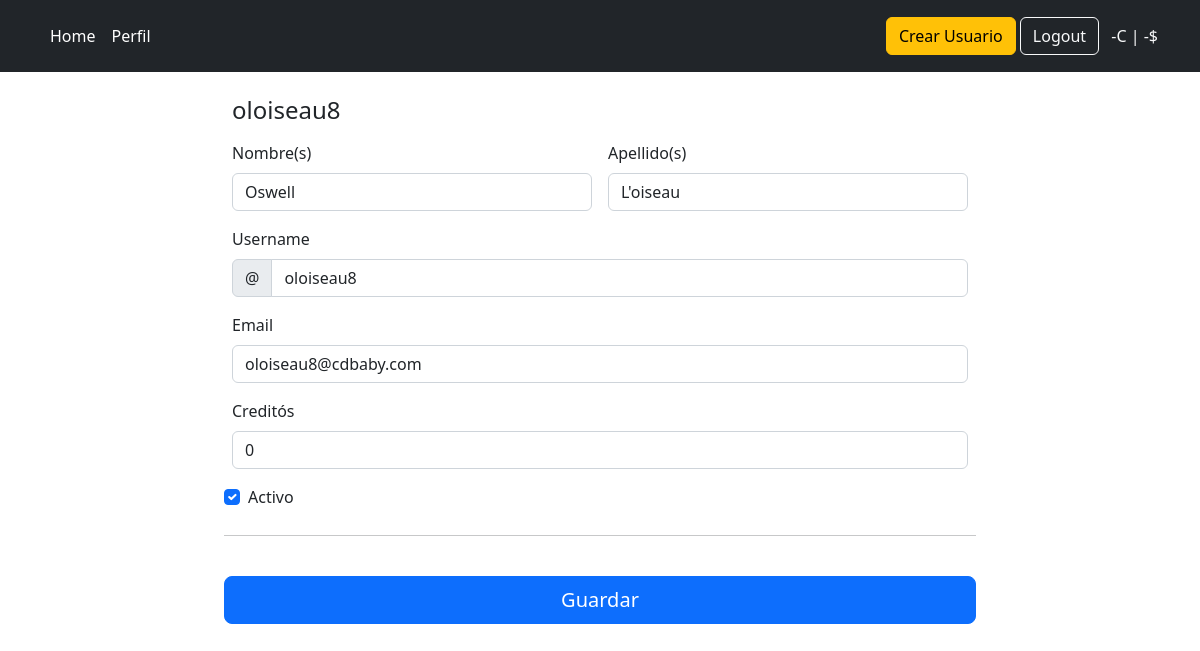
/edit/oloiseau8/ (signed in), run on the app's committed database.
### user/models.py (models this page shows, shortened)
class User(AbstractBaseUser, PermissionsMixin):
	username = models.CharField(
		verbose_name="usuario",
		max_length=30,
		unique=True
	)
	email = models.EmailField(
		verbose_name="e-mail",
		max_length=255,
		unique=True
	)
	first_name = models.CharField(
		verbose_name="nombre(s)",
		max_length=50,
	)
	last_name = models.CharField(
		verbose_name="apellido(s)",
		max_length=50,
	)
	credits = models.PositiveIntegerField(
		verbose_name='créditos',
		default=0
	)
	is_active = models.BooleanField(
		verbose_name="activo",
		default=True
	)
	date_joined = models.DateTimeField(
		verbose_name='date joined',
		auto_now_add=True
	)
	registred_by = models.ForeignKey(
		to=Usr,
		on_delete=models.SET_NULL,
		related_name="registred_users",
		null=True,
		blank=True
	)
	type = models.PositiveBigIntegerField(
		choices=(
			(1, 'Superusuario'),
			(2, 'Administrador'),
			(3, 'Distribuidor'),
			(4, 'Cliente'),
		)
	)
	objects = UserManager()
	USERNAME_FIELD = "username"
	REQUIRED_FIELDS = ["email", "first_name", "last_name", "type"]
	class Meta:
		permissions = (
			("manage_users", "puede acceder a las vistas de gestión de usuarios"),
			("change_credits", "puede cambiar creditós de los usuarios"),
		)
	@property
	def is_superuser(self):
		if self.type == 1:
			return True
		else:
			return False

### user/views.py (the view, shortened to what this page needs)
# urls.py: path("edit/<str:username>/", view=views.Edit.as_view(), name='edit'),
@method_decorator(login_required(login_url="/login/"), name="dispatch")
@method_decorator(permission_required("user.manage_users", login_url="/profile/"), name="dispatch")
class Edit(View):
	def get(self, request, username):
		user = get_object_or_404(User, username=username)
		values = {
			"firstName_value": user.first_name,
			"lastName_value": user.last_name,
			"username_value": user.username,
			"email_value": user.email,
			"is_active": user.is_active,
			"credits_value": user.credits,
			"registred_by_value": user.registred_by,
		}
		return render (
			request=request,
			template_name="user/edit.html",
			context={
			**values
			}
		)

### user/templates/user/edit.html (shortened to what this page needs)
{% extends "core/base.html" %}
{% block content %}
	{% include "shared/header.html" %}
	<div class="container">
		<main>
			<div class="row d-flex justify-content-center mt-4">
			<div class="col-md-7 col-lg-8">
				<h4 class="mb-3">{{ username_value }}</h4>
					<form novalidate="" method="POST"> {% csrf_token %}
						<div class="row g-3">
							<div class="col-sm-6">
								<label for="firstName" class="form-label">Nombre(s)</label>
								<input
									type="text"
									class="form-control {% if firstName %}is-invalid{% endif %}"
									id="firstName"
									name="firstName"
									placeholder=""
									value="{{ firstName_value }}"
									required=""
									{% if registred_by_value != request.user %}readonly{% endif %}
								>
							</div>
							<div class="col-sm-6">
								<label for="lastName" class="form-label">Apellido(s)</label>
								<input
									type="text"
									class="form-control {% if lastName %}is-invalid{% endif %}"
									id="lastName"
									name="lastName"
									placeholder=""
									value="{{ lastName_value }}"
									required=""
									{% if registred_by_value != request.user %}readonly{% endif %}
								>
							</div>
							<div class="col-12">
								<label for="username" class="form-label">Username</label>
								<div class="input-group has-validation">
									<span class="input-group-text">@</span>
										<input
											type="text"
											class="form-control {% if username %}is-invalid{% endif %}"
											id="username"
											name="username"
											placeholder="Username"
											value="{{ username_value }}"
											required=""
											{% if registred_by_value != request.user %}readonly{% endif %}
										>
								</div>
							</div>
							<div class="col-12">
								<label for="email" class="form-label">Email</label>
								<input
									type="email"
									class="form-control {% if email %}is-invalid{% endif %}"
									id="email"
									name="email"
									placeholder="tu@example.com"
									value="{{ email_value }}"
									{% if registred_by_value != request.user %}readonly{% endif %}
								>
							</div>
							<div class="col-12">
								<label for="credits" class="form-label">Creditós</label>
								<input
									type="numero"
									class="form-control {% if credits %}is-invalid{% endif %}"
									id="credits"
									name="credits"
									value="{{ credits_value }}"
									{% if not perms.user.change_credits %}readonly{% endif %}
								>
							</div>
							<div class="form-check">
								<input
									class="form-check-input"
									type="checkbox"
									name="is_active"
									id="is_active"
									{% if is_active %}checked{% endif %}
								>
								<label class="form-check-label" for="is_active">
									Activo
								</label>
							</div>
					<hr class="my-4">
						<button class="w-100 btn btn-primary btn-lg" type="submit">Guardar</button>
					</form>
				</div>
			</div>
		</main>
	</div>
{% endblock content %}

### data on the page
User: username "oloiseau8", firstName "Oswell", lastName "L'oiseau", email "oloiseau8@cdbaby.com"
